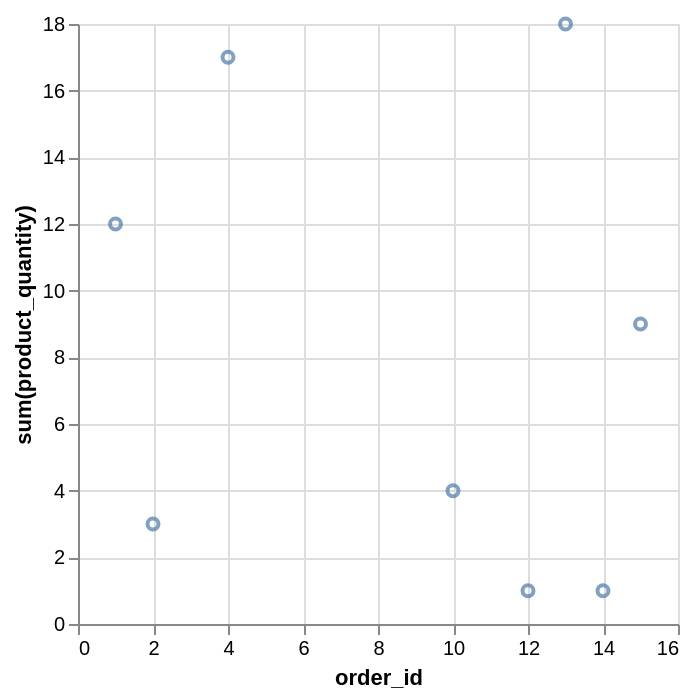

Express this chart as Vega-Lite.
### Vega-Lite specification from a JSON file in a GitHub repository (floating-point values rounded to 4 significant figures)
{"data": {"values": [{"x_data": 1, "y_data": 12}, {"x_data": 2, "y_data": 3}, {"x_data": 4, "y_data": 17}, {"x_data": 10, "y_data": 4}, {"x_data": 12, "y_data": 1}, {"x_data": 13, "y_data": 18}, {"x_data": 14, "y_data": 1}, {"x_data": 15, "y_data": 9}]}, "mark": "point", "encoding": {"x": {"field": "x_data", "type": "quantitative", "title": "order_id"}, "y": {"field": "y_data", "type": "quantitative", "title": "sum(product_quantity)"}}}
